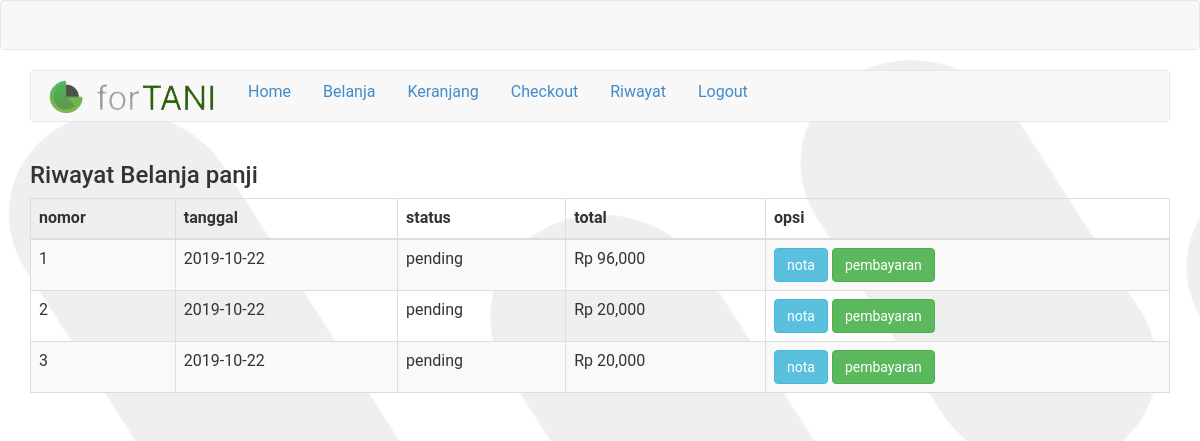
Page /riwayat.php (signed in) on the committed database.
### tables this page shows
CREATE TABLE `pembelian` (
  `id_pembelian` int(11) NOT NULL,
  `id_pelanggan` int(11) NOT NULL,
  `id_ongkir` int(11) NOT NULL,
  `tanggal_pembelian` date NOT NULL,
  `total_pembelian` int(11) NOT NULL,
  `alamat_pembelian` text NOT NULL,
  `status_pembelian` varchar(50) NOT NULL DEFAULT 'pending',
  `resi_pengiriman` varchar(50) NOT NULL
);

### riwayat.php (the view, shortened to what this page needs)
<?php include "koneksi.php";
?>
<!DOCTYPE html>
<html>
<head>
			<link rel="stylesheet" href="admin/assets/css/bootstrap.css">
</head>
<body>
	<nav class="navbar navbar-default" align="center">
	</nav>
	<?php include "navbar.php"; ?>
	<section class="riwayat">
		<div class="container">
			<h3>Riwayat Belanja <?php echo $_SESSION["pelanggan"]["nama_pelanggan"]; ?></h3>
			<table class="table table-bordered table-striped">
				<thead>
					<tr>
						<th>nomor</th>
						<th>tanggal</th>
						<th>status</th>
						<th>total</th>
						<th>opsi</th>
					</tr>
				</thead>
				<tbody>
					<?php
					$nomor=1;
					$id_pelanggan = $_SESSION["pelanggan"]["id_pelanggan"];
					$ambil = $koneksi->query("SELECT * FROM pembelian WHERE id_pelanggan='$id_pelanggan'");
					while( $pecah = $ambil->fetch_assoc()){
					 ?>
					<tr>
						<td><?php echo $nomor; ?></td>
						<td><?php echo $pecah["tanggal_pembelian"]; ?></td>
						<td>
							<?php echo $pecah["status_pembelian"]; ?>
							<br>
						</td>
						<td>Rp <?php echo number_format($pecah["total_pembelian"]); ?></td>
						<td>
							<a href="nota.php?id=<?php echo $pecah["id_pembelian"]; ?>" class="btn btn-info">nota</a>
							<?php if ($pecah["status_pembelian"]=="pending"): ?>
							<a href="pembayaran.php?id=<?php echo $pecah["id_pembelian"]; ?>" class="btn btn-success">pembayaran</a>
							<?php else: ?>
								<a href="lihat_pembayaran.php?id=<?php echo $pecah["id_pembelian"] ?>" class="btn btn-warning">Lihat Pembayaran</a>
							<?php endif ?>
						</td>
					</tr>
					<?php $nomor++; ?>
				<?php } ?>
				</tbody>
			</table>
		</div>
	</section>
</body>
</html>

### navbar.php (style rules this page uses)
body { background: url('assets/Frame 2.png') no-repeat center center fixed; -webkit-background-size: cover; -moz-background-size: cover; -o-background-size: cover; background-size: cover; overflow-x: hidden; font-family: 'Roboto', sans-serif; font-size: 16px; }

### rows in the picture
pembelian: tanggal_pembelian "2019-10-22", status_pembelian "pending", total_pembelian "96,000"
pembelian: tanggal_pembelian "2019-10-22", status_pembelian "pending", total_pembelian "20,000"
pembelian: tanggal_pembelian "2019-10-22", status_pembelian "pending", total_pembelian "20,000"

### other values in the picture
$_SESSION["pelanggan"]["nama_pelanggan"] "panji"
